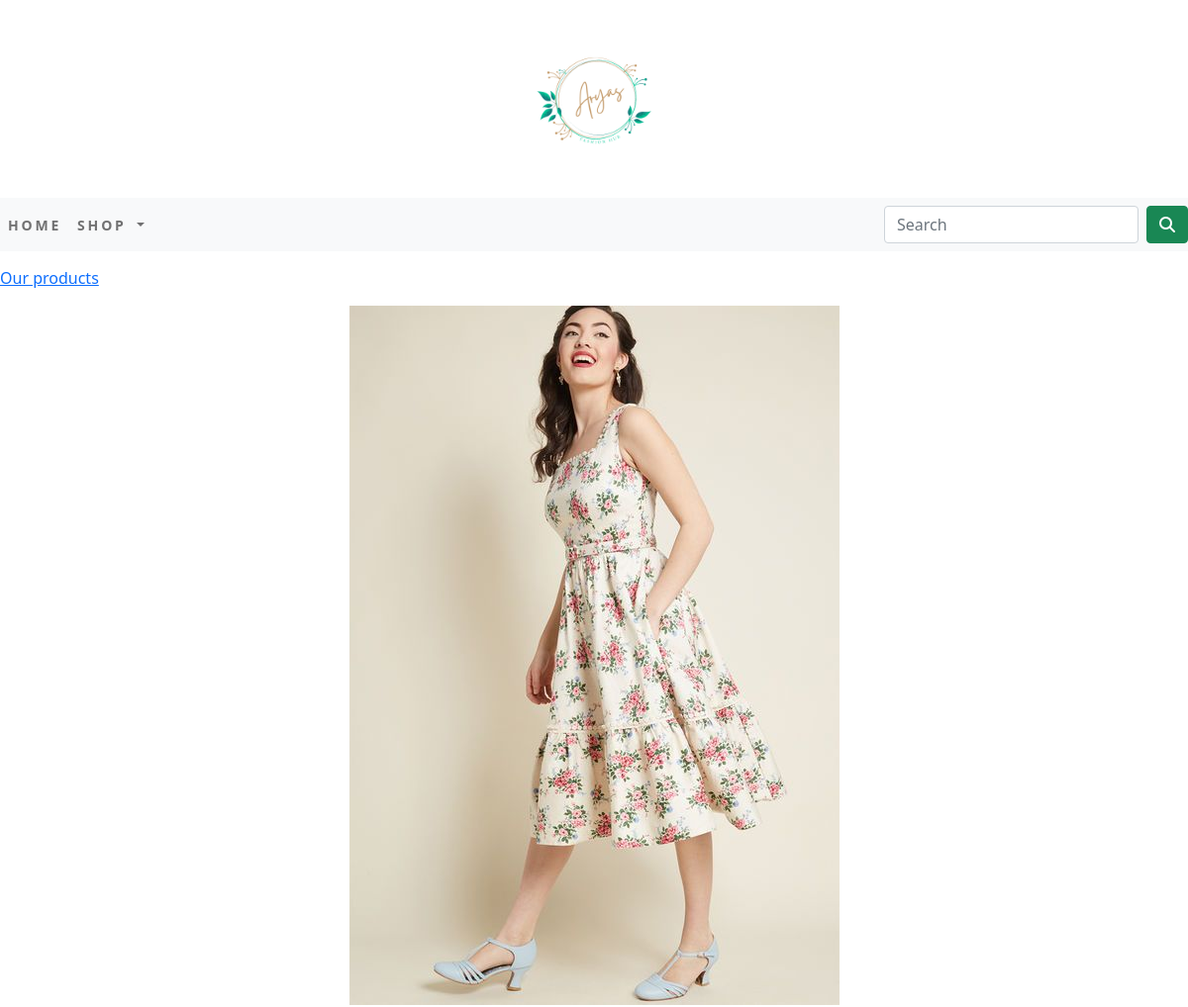
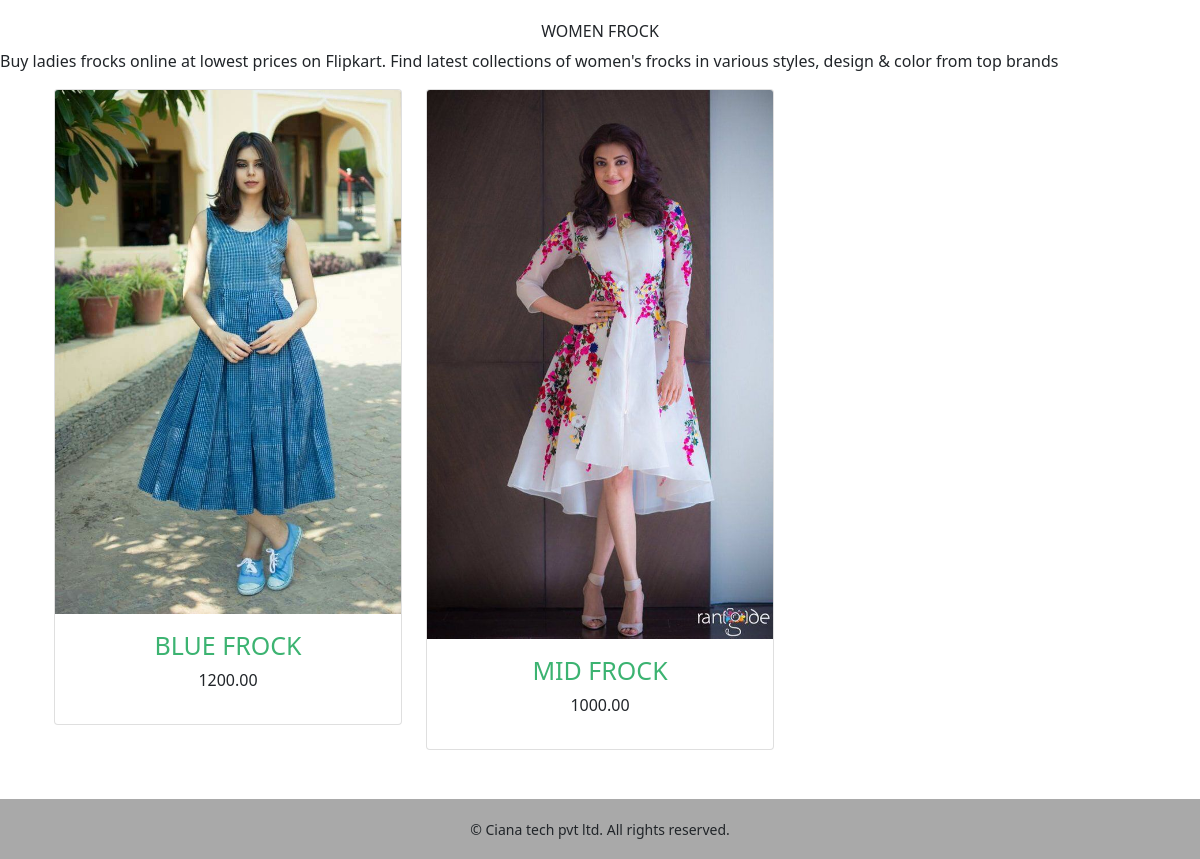
Page /shop/women-frock/ on the committed database (2 pictures, top to bottom).
### shopapp/models.py (models this page shows, shortened)
class Category(models.Model):
      name =models.CharField(max_length=250,unique=True)
      slug =models.SlugField(max_length=250,unique=True)
      des  =models.TextField(blank=True)
      image =models.ImageField(upload_to='category',blank=True)
      class Meta:
         ordering=['name']
         verbose_name='category'
         verbose_name_plural='cateogries'
      def get_url (self):
          return reverse('shopapp:products_by_category',args=[self.slug])

class Product(models.Model):
       name    =models.CharField(max_length=250,unique=True)
       slug    =models.SlugField(max_length=250,unique=True)
       des     =models.TextField(blank=True)
       price   =models.DecimalField(max_digits=10,decimal_places=2)
       category=models.ForeignKey(Category,on_delete=models.CASCADE)
       image   =models.ImageField(upload_to='product',blank=True)
       stock   =models.IntegerField()
       avaliable=models.BooleanField(default=True)
       created  =models.DateTimeField(auto_now_add=True)
       updated  =models.DateTimeField(auto_now=True)
       def get_url (self):
           return reverse('shopapp:prodCatDetail',args=[self.category.slug,self.slug])
       class Meta:
          ordering=['name']
          verbose_name='product'
          verbose_name_plural='products'

### shopapp/views.py (the view)
# urls.py: path('',views.allProductCat,name="allProductCat"),
def allProductCat(request,c_slug=None):
    c_page=None
    products_list=None
    if c_slug!=None:
        c_page=get_object_or_404(Category,slug=c_slug)
        products_list=Product.objects.all().filter(category=c_page,avaliable=True)
    else:
        products_list=Product.objects.all().filter(avaliable=True)
    paginator=Paginator(products_list,6)
    try:
        page=int(request.GET.get('page','1'))
    except:
        page=1
    try:
        products=paginator.page(page)
    except (EmptyPage,InvalidPage):
        products=paginator.page(paginator.num_pages)
    return render(request,"category.html",{'category':c_page,'products':products})

### cart/context_processors.py (called while the page is built)
def counter(request):
    item_count=0
    if 'admin' in request.path:
        return {}
    else:
        try:
            cart=Cart.objects.filter(cart_id=_cart_id(request))
            cart_items=CartItem.objects.all().filter(cart=cart[:1])
            for cart_item in cart_items:
                item_count += cart_item.quantity
        except Cart.DoesNotExist:
             item_count=0
    return dict(item_count=item_count)

### cart/views.py (called while the page is built)
def _cart_id(request):
    cart=request.session.session_key
    if not cart:
        cart=request.session.create()
    return cart

### shopapp/context_processors.py (called while the page is built)
def menu_links(request):
        links=Category.objects.all()
        return dict(links=links)

### templates/category.html (shortened to what this page needs)
{% extends 'base.html' %}
{% load static %}
{% block content %}
{% if category %}
<div>
    <div class="row my_row_class">
        <div class="mx-auto">
        <p><a href="{% url 'shopapp:allProductCat' %}">Our products </a></p>
       </div>
    </div>
</div>
{% endif %}
<div class="mx-auto">
    {% if category %}
         <img class="my_image" src="{{ category.image.url }}" alt="{{ category.name }}">
</div>
    <br>
<div>
         <h1 class="text-center my_title">{{ category.name }}</h1>
         <p class="text-justify">{{ category.des }}</p>
</div>
    {% endif %}
<div class="container">
    <div class="row mx-auto">
        {% for product in products.object_list %}
         <div class="my_bottom_margin  col-9 col-sm-12 col-md-4 col-lg-4">
            <div class="card text-center" style="min-width:16rem;">
                      <a href="{{ product.get_url }}"> <img class="card-img-top my_image" src="{{ product.image.url }}" alt="{{ product.name }}" ></a>
                <div class="card-body">
                  <h4>{{ product.name }}</h4>
                  <p>{{ product.price }}</p>
                </div>
            </div>
        </div>
          {% endfor %}
    </div>
    <br>
</div>
{% endblock %}

### static/css/custom.css (style rules this page uses)
body { font-family: 'Roboto', sans-serif; }
.my_row_class { padding-top:15px; }
.my_image { width:100%; height:auto; }
.my_title { font-size : 16px; text-transform: uppercase; }
.my_bottom_margin { margin-bottom:25px; }
.card-body h4 { color:MediumSeaGreen; font-size:25px; text-transform:uppercase; }

### rows in the picture
Category: image (picture), name "WOMEN FROCK", des "Buy ladies frocks online at lowest prices on Flipkart. Find latest collections of women's frocks in various styles, design & color from top brands"
Product: image (picture), name "BLUE FROCK", price "1200.00"
Product: image (picture), name "MID FROCK", price "1000.00"
